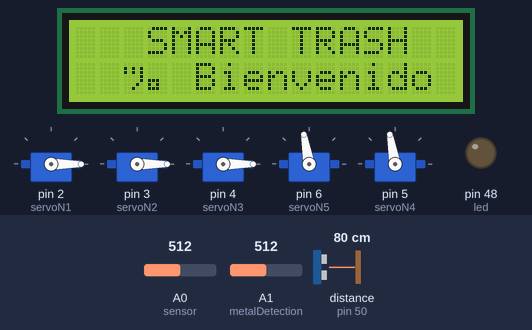
Simulated run of this sketch. Board: Arduino Mega 2560, built with avr-gcc and run on an emulated ATmega2560. On the bench: 16×2 character LCD, 5 × servo, output pins drawn as LEDs (lit = HIGH). Wiring (inferred from the names in the program): ultrasonic range finder: trigger pin 52; echo pin 50. The test bench sets the inputs (shaded band); at power-on: distance to the obstacle (sensor on pin 50) 80 cm, A1 (metalDetection) = 512, A0 (sensor) = 512. The echo pulse lasts 58.3 µs per cm; pins used as bus, display or sensor lines are not drawn; what the sketch prints to the serial monitor is not drawn.

Above: at 1.3 s.
1.4 s: distance to the obstacle (sensor on pin 50) set to 12 cm
2.9 s: distance to the obstacle (sensor on pin 50) set to 9 cm
At 3.5 s:
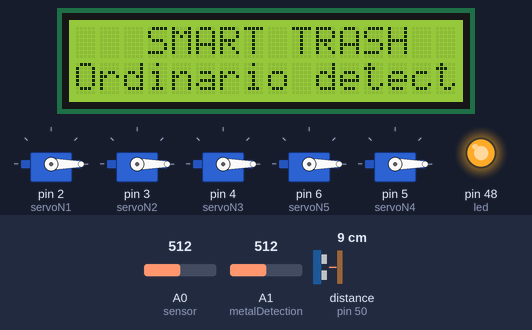
5.6 s: distance to the obstacle (sensor on pin 50) set to 18 cm
At 6.6 s:
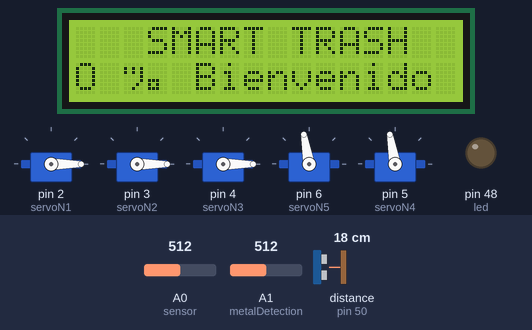
7.6 s: distance to the obstacle (sensor on pin 50) set to 2 cm
At 8.72 s:
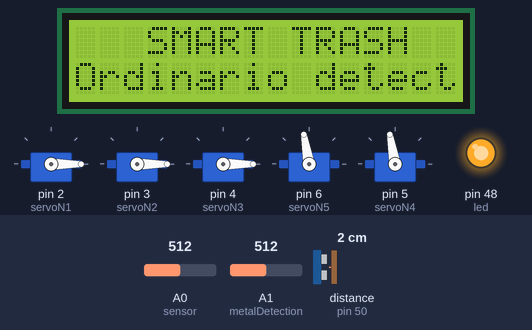
10.6 s: A1 (metalDetection) set to 261
12.1 s: A1 (metalDetection) set to 235
At 12.8 s:
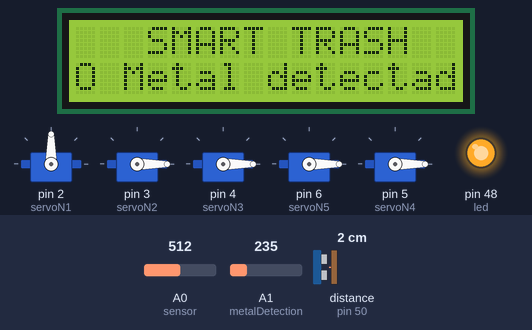
Timing chart, 0 to 15.8 s (numbered marks = the images above; inputs shaded):
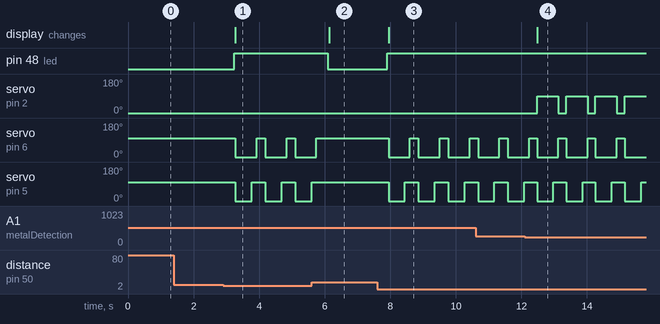

The sketch:

METAL.ino
```cpp
//#include <NewPing.h>
#include <Wire.h>
#include <LiquidCrystal_I2C.h>
#include <Servo.h>

Servo servoMotorMetal;
Servo servoMotorPlastico;
Servo servoMotorVidrio;
Servo servoMotorClasif;
Servo servoMotorSeguro;

//Variables de echo
#define Pecho 50
#define Ptrig 52
#define sensor A0
#define led 48
#define servoN1 2 //Metal
#define servoN2 3 //Plastico
#define servoN3 4 //Vidrio
#define servoN4 5 //Servo Clasificador
#define servoN5 6 //Servo Asegurador

float metalDetected;
int monitoring,pausa,distancia,duracion,conteo,conteom;
int metalDetection = 1;
int tiempo = 500; //tiempo de caida

//Crear el objeto lcd  dirección  0x3F y 16 columnas x 2 filas
LiquidCrystal_I2C lcd(0x27,16,2);

// Se crea un objeto con la libreria NewPing llamado sonar
//NewPing sonar(Ptrig, Pecho, 200); // Each sensor's trigger pin, echo pin, and max distance to ping.

void setup(){
  Serial.begin(9600);
  // Inicializar el LCD
  lcd.init();
  //Encender la luz de fondo.
  lcd.backlight();
  lcd.setCursor(1, 0);
  lcd.println("  SMART TRASH   ");
  lcd.setCursor(1, 1);
  lcd.println(" ¡ Bienvenido ! ");

  //echo
  pinMode(Pecho,INPUT);
  pinMode(Ptrig,OUTPUT);
  pinMode(led,OUTPUT);

  //servos
  servoMotorMetal.attach(servoN1);
  servoMotorMetal.write(0);
  servoMotorPlastico.attach(servoN2);
  servoMotorPlastico.write(0);
  servoMotorVidrio.attach(servoN3);
  servoMotorVidrio.write(0);
  servoMotorSeguro.attach(servoN5);
  servoMotorSeguro.write(0);
  servoMotorClasif.attach(servoN4);
  servoMotorClasif.write(100);
  servoMotorSeguro.write(100);
}

void loop(){

//Ultrasonido detectando objeto

digitalWrite(Ptrig,LOW);
delayMicroseconds(5);
digitalWrite(Ptrig,HIGH);
delayMicroseconds(10);
digitalWrite(Ptrig,LOW);

duracion = pulseIn(Pecho,HIGH);
distancia = duracion*0.017;
Serial.print("Distancia: ");
Serial.println(distancia);

if(distancia <= 9){
  //delay(200);
  Serial.println("----------- MATERIAL DETECTADO ----------------");

  //Configuración de la pantalla
  lcd.setCursor(1, 1);
  lcd.println("...Analizando...");
  Serial.println("Material detectado");

  //Detectando metal
  monitoring = analogRead(metalDetection);
  metalDetected = (float) monitoring*100/1024.0;

  //ClASIFICANDO MATERIAL
  //si es metal
  if (monitoring < 250){
      conteom = conteom +1;
      lcd.setCursor(1, 1);
      lcd.println(" Metal detectado");
      Serial.print("Metal detectado: ");
      Serial.println(conteom);

      //Abre compuerta de metal
      servoMotorVidrio.write(0);
      servoMotorPlastico.write(0);
      servoMotorMetal.write(90);

      //Abre compuerta caja clasificadora
      servoMotorSeguro.write(0);
      servoMotorClasif.write(0);

      delay(tiempo);
      servoMotorClasif.write(100);
      delay(150);
      servoMotorSeguro.write(100);
      servoMotorMetal.write(0);
   }
   else{
      digitalWrite(led, HIGH);
      int estado = analogRead(sensor);
      Serial.print("Fotosensor: ");
      Serial.println(estado);
      if(estado == 8 || estado == 9 || estado == 10){
        lcd.setCursor(1, 1);
        lcd.println("Vidrio detectado");
        Serial.print("Vidrio detectado.");

        servoMotorMetal.write(0);
        servoMotorPlastico.write(0);
        servoMotorVidrio.write(90);

        //Abre compuerta caja clasificadora
        servoMotorSeguro.write(0);
        servoMotorClasif.write(0);

        delay(tiempo);
        servoMotorClasif.write(100);
        delay(150);
        servoMotorSeguro.write(100);
        servoMotorVidrio.write(0);

      }else{
        if(estado == 6 || estado == 7){
          lcd.setCursor(1, 1);
          lcd.println("Plastico detectado");
          Serial.print("Plastico detectado.");

          //Abre compuerta Plastico
          servoMotorMetal.write(0);
          servoMotorVidrio.write(0);
          servoMotorPlastico.write(90);

          //Abre compuerta caja clasificadora
          servoMotorSeguro.write(0);
          servoMotorClasif.write(0);

          delay(tiempo);
          servoMotorClasif.write(100);
          delay(150);
          servoMotorSeguro.write(100);
          servoMotorPlastico.write(0);

        }else{
          lcd.setCursor(0, 1);
          lcd.println("Ordinario detectado");
          Serial.println("Ordinario detectado.");

          //Abre compuerta Ordinario
          servoMotorMetal.write(0);
          servoMotorVidrio.write(0);
          servoMotorPlastico.write(0);

          //Abre compuerta caja clasificadora
          servoMotorSeguro.write(0);
          servoMotorClasif.write(0);

          delay(tiempo);
          servoMotorClasif.write(100);
          delay(150);
          servoMotorSeguro.write(100);
        }
      }
   }
 }else{
    //Cuando no hay basura
    servoMotorVidrio.write(0);
    servoMotorMetal.write(0);
    servoMotorPlastico.write(0);
    servoMotorClasif.write(100);
    delay(150);
    servoMotorSeguro.write(100);

    digitalWrite(led, LOW);
    lcd.setCursor(1, 0);
    lcd.println("  SMART TRASH   ");
    lcd.setCursor(1, 1);
    lcd.println(" ¡ Bienvenido ! ");
 }
 delay(200);

}
```

Measured:
- the behaviour switches between 11 and 10 cm on distance to the obstacle (sensor on pin 50) (found by bisection; images 0 and 1)
- the behaviour switches between 250 and 249 on A1 (metalDetection) (found by bisection; images 3 and 4)
- after the input at 1.4 s, every drawn part: stays the same
- after the input at 2.9 s, pin 48 (led): LOW → HIGH after 0.33 s; servo on pin 6 (servoN5): alternates 100° for 0.26 s and 0° for 0.65 s, starting after 0.38 s; servo on pin 5 (servoN4): alternates 100° for 0.41 s and 0° for 0.50 s, starting after 0.38 s; the display: changes after 0.38 s (image 1)
- after the input at 5.6 s, pin 48 (led): HIGH → LOW after 0.50 s; servo on pin 6 (servoN5): goes on until 5.7 s, then stays 100°; servo on pin 5 (servoN4): stops changing and stays 100°; the display: changes after 0.53 s (image 2)
- after the input at 7.6 s, pin 48 (led): LOW → HIGH after 0.31 s; servo on pin 6 (servoN5): alternates 100° for 0.26 s and 0° for 0.65 s, starting after 0.35 s; servo on pin 5 (servoN4): alternates 100° for 0.41 s and 0° for 0.50 s, starting after 0.35 s; the display: changes after 0.35 s (image 3)
- after the input at 12.1 s, servo on pin 2 (servoN1): alternates 90° for 0.65 s and 0° for 0.24 s, starting after 0.38 s; the display: changes after 0.38 s (image 4)
